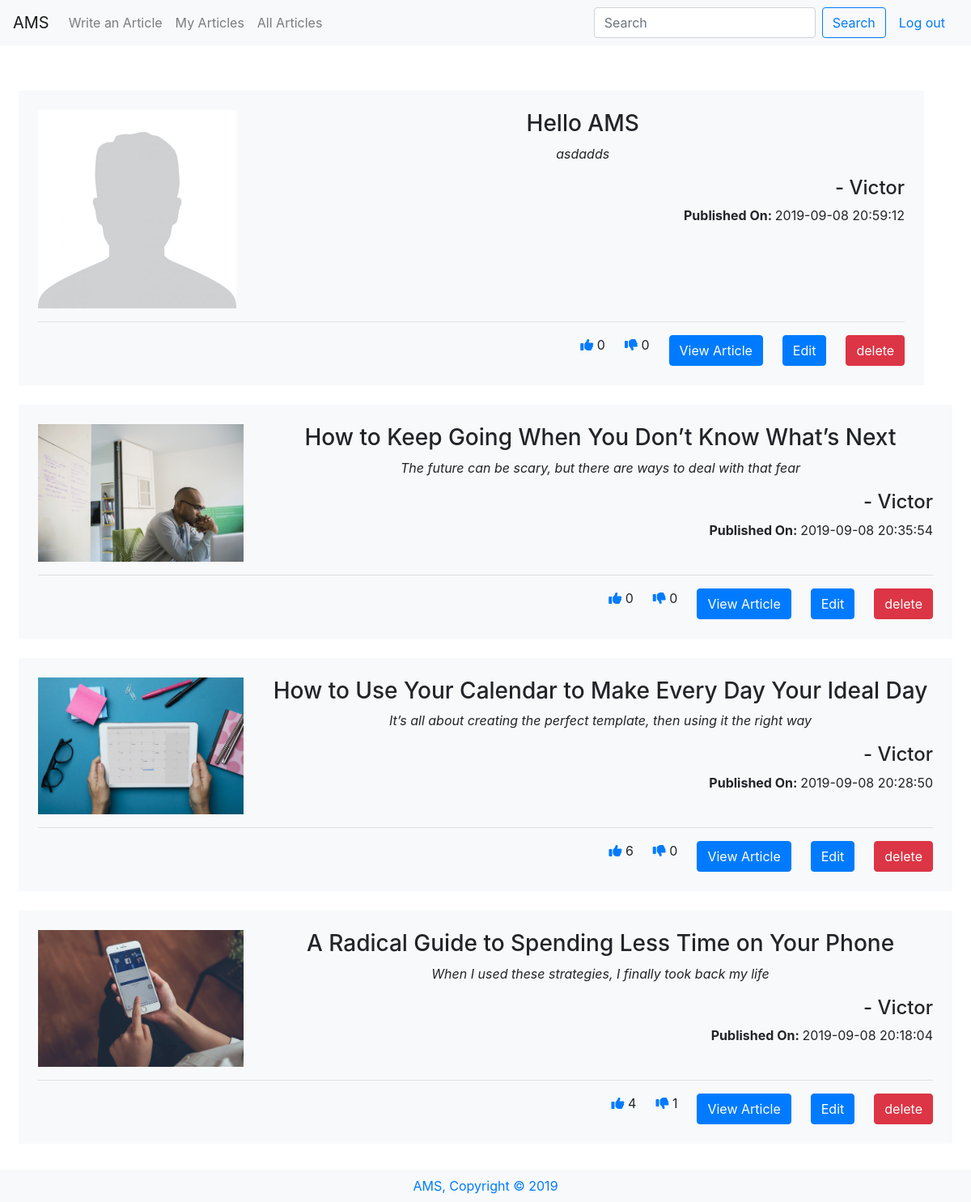
The app's page /view (signed in), older data.
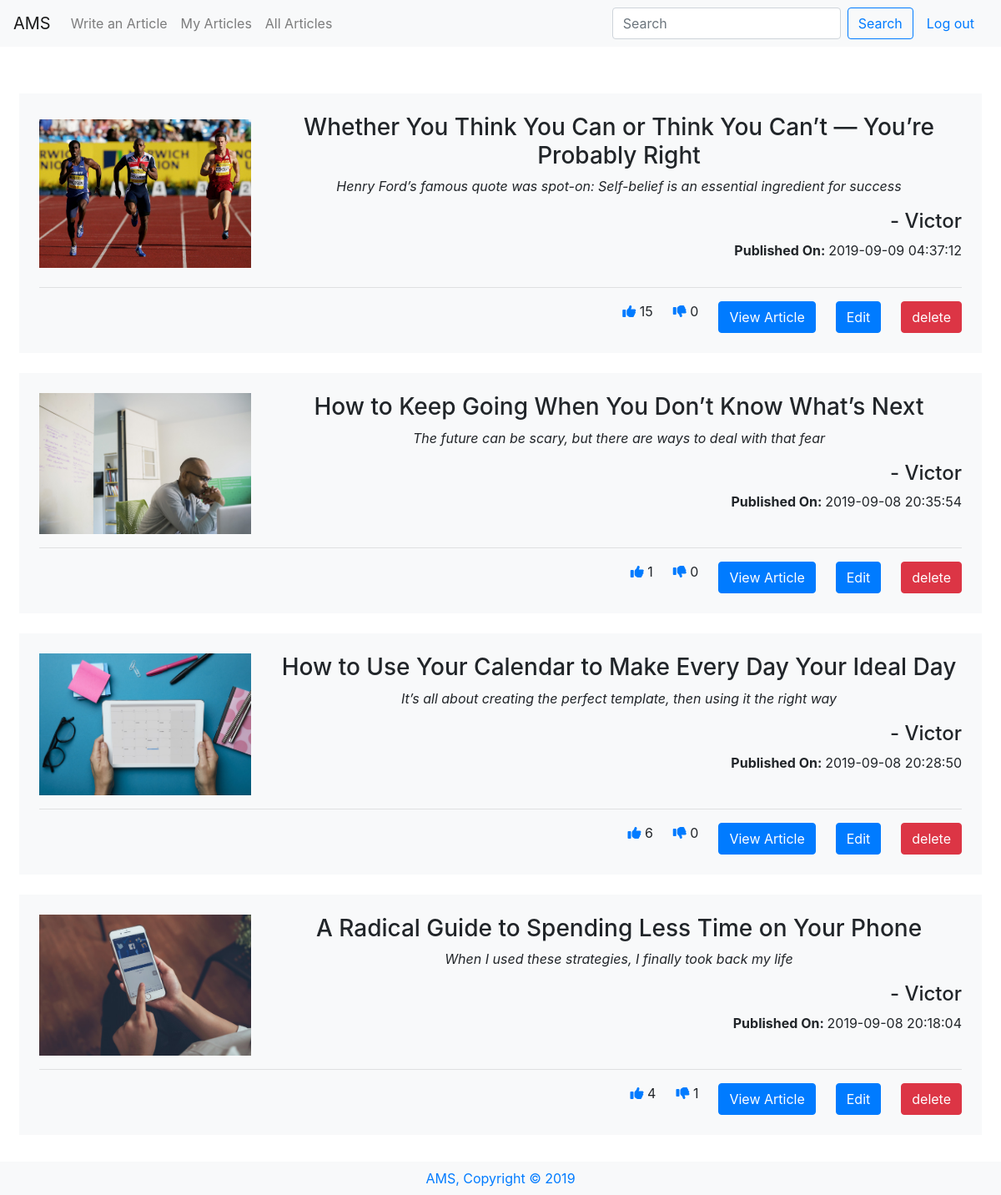
The same page, newer data.
### tables this page shows
CREATE TABLE 'articles' ('id' integer PRIMARY KEY AUTOINCREMENT NOT NULL, 'userid' smallint NOT NULL, 'title' varchar(255) NOT NULL, 'description' varchar(300) NOT NULL, 'content' text NOT NULL, 'like' smallint, 'dislike' smallint, 'image' bytea, 'date' timestamp NOT NULL DEFAULT CURRENT_TIMESTAMP);

CREATE TABLE users(
    id INTEGER NOT NULL PRIMARY KEY,
    username VARCHAR(255) NOT NULL UNIQUE,
    email VARCHAR(255) NOT NULL UNIQUE,
    password VARCHAR(255) NOT NULL
);

### application.py (the view)
@app.route("/view")
@login_required
def userView():
        userid = session["user_id"]
        data = db.execute("SELECT articles.id, users.username, articles.title, articles.description, articles.content, articles.like, articles.dislike, articles.image, articles.date FROM users JOIN articles ON users.id = articles.userid WHERE articles.userid = :userid ORDER BY date DESC",
        userid=userid)
        return render_template("userView.html", data=data)

### application.py (called while the page is built)
@app.after_request
def after_request(response):
    response.headers["Cache-Control"] = "no-cache, no-store, must-revalidate"
    response.headers["Expires"] = 0
    response.headers["Pragma"] = "no-cache"
    return response

### helpers.py (called while the page is built)
def login_required(f):
    @wraps(f)
    def decorated_function(*args, **kwargs):
        if session.get("user_id") is None:
            return redirect("/login")
        return f(*args, **kwargs)
    return decorated_function

### templates/userView.html (shortened to what this page needs)
{% extends "layout.html" %} {% block title %} View {% endblock %} {% block main
    %}
<div id="articles" class="row">
    {% for datum in data %}
    <div class="article mb-4 bg-light p-4">
        <div class="article_main row">
            <div class="article-img col-3">
                <img src="{{ datum.image }}" alt="{{ datum.title }}">
            </div>
            <div class="article_head col-9">
                <h3>{{ datum.title }}</h3>
                <p><i>{{ datum.description }}</i></p>
                <h4 class="text-right">- {{ datum.username }}</h4>
                <p class="text-right"><b>Published On: </b>{{ datum.date }}</p>
            </div>
        </div>
        <hr>
        <div class="article_footer">
            {% if datum.like == None %}
          <span class="ml-4"><i class="fas fa-thumbs-up text-primary"></i> 0</span>
            {% else %}
            <span class="ml-4"><i class="fas fa-thumbs-up text-primary"></i> {{ datum.like }}</span>
            {% endif %}
            {% if datum.dislike == None %}
            <span class="ml-4"><i class="fas fa-thumbs-down text-primary"></i> 0</span>
            {% else %}
            <span class="ml-4"><i class="fas fa-thumbs-down text-primary"></i> {{ datum.dislike }}</span>
            {% endif %}
            <a class="ml-4" href="/viewone/{{ datum.id }}"><button class="btn btn-primary text-right">View
                    Article</button></a>
            <a class="ml-4" href="/edit/{{ datum.id }}"><button class="btn btn-primary text-right">Edit</button></a>
            <a class="ml-4" href="/delete/{{ datum.id }}"><button class="btn btn-danger text-right">delete</button></a>
        </div>
    </div>
    {% endfor %}
</div>
{% endblock %}

### templates/layout.html (shortened to what this page needs)
<!DOCTYPE html>
<html lang="en">
  <head>
    <link
      rel="stylesheet"
      href="/static/bootstrap.min.css"
    />
    <link rel="stylesheet" href="/static/styles.css" />
  </head>
  <body>
    <nav class="navbar navbar-expand-lg navbar-light bg-light">
      <a class="navbar-brand" href="/">AMS</a>
      <div class="collapse navbar-collapse" id="navbarSupportedContent">
        <ul class="navbar-nav mr-auto">
          {% if session.user_id %}
          <li class="nav-item">
            <a class="nav-link" href="/article">Write an Article</a>
          </li>
          <li class="nav-item">
            <a class="nav-link" href="/view">My Articles</a>
          </li>
          {% else %}
          <li class="nav-item">
            <a class="nav-link" href="/register">Become a Writer</a>
          </li>
          {% endif %}
          <li class="nav-item">
            <a class="nav-link" href="/viewall">All Articles</a>
          </li>
        </ul>
        <form class="form-inline my-2 my-lg-0" action="/search" method="POST">
          <input
            class="form-control mr-sm-2"
            type="search"
            name="search"
            placeholder="Search"
          />
          <button class="btn btn-outline-primary my-2 my-sm-0" type="submit">
            Search
          </button>
          {% if session.user_id %}
          <a class="nav-link" href="/logout">Log out</a>
          {% else %}
          <a class="nav-link" href="/login">Log in</a>
          {% endif %}
        </form>
      </div>
    </nav>
    <main class="container p-2">
      {% block main %}{% endblock %}
    </main>
    <footer class="text-center bg-light p-2">
      <a href="/">AMS, Copyright &copy; 2019</a>
    </footer>
  </body>
</html>

### static/styles.css (style rules this page uses)
main { text-align: center; }
.article-img { display: flex; flex-flow: column wrap; justify-content: center; }
.article-img img { width: 100%; object-fit: contain; }
.article_footer { display: flex; justify-content: flex-end; }

Row changes from the older to the newer data that the page shows:
removed articles: image (picture), title "Hello AMS", description "asdadds", username "Victor", date "2019-09-08 20:59:12", like "0", dislike "0"
added articles: image (picture), title "Whether You Think You Can or Think You Can’t — You’re Probably Right", description "Henry Ford’s famous quote was spot-on: Self-belief is an essential ingredient for success", username "Victor", date "2019-09-09 04:37:12", like "15", dislike "0"
changed articles "How to Keep Going When You Don’t Know What’s Next": like "0" → "1"
